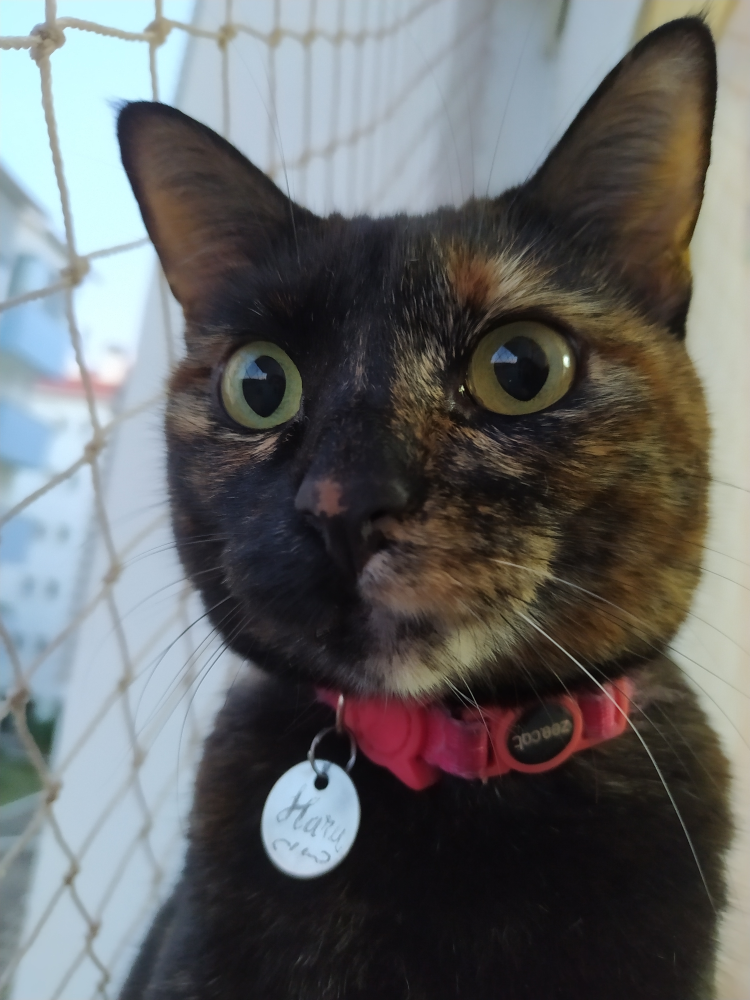
#> input picture Resources/Haru.jpg, 3000 x 4000 px, given in place of the camera (shown at 1/4 size)
$ python equalize.py
#> lines starting #> are read from the running program, lines starting #| are printed output that depends on the picture; after the words box and inside, x2 and y2 are one past the last pixel; in counts of white or black regions, pixels touching at a corner belong together
import cv2
import numpy as np


def main():
  nbins = 128
  histRange = [0, 255]

  cap = cv2.VideoCapture(0)

  if not cap.isOpened():
    print("camera indisponiveis")
    return

  cap.set(cv2.CAP_PROP_FRAME_WIDTH, 640)
  cap.set(cv2.CAP_PROP_FRAME_HEIGHT, 480)
  width = cap.get(cv2.CAP_PROP_FRAME_WIDTH)
  height = cap.get(cv2.CAP_PROP_FRAME_HEIGHT)

  print(f"largura = {width}")
  print(f"altura = {height}")

  histw = nbins
  histh = nbins // 2

  while(True):

    _, frame = cap.read()
#> frame is the input picture: shape (4000, 3000, 3); mean B, G, R 103, 102.7, 100.9
    frame = cv2.cvtColor(frame, cv2.COLOR_BGR2GRAY)
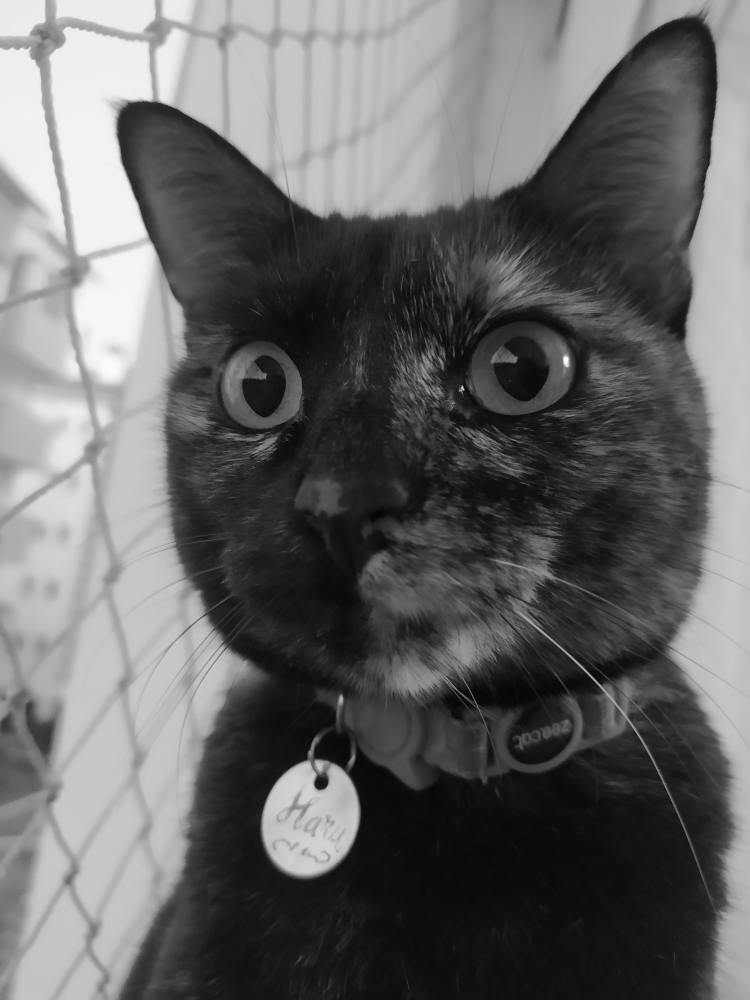
#> frame: shape (4000, 3000) (shown at 1/4 size); min 0, max 255, mean 102.2

    equalizedFrame = cv2.equalizeHist(frame)
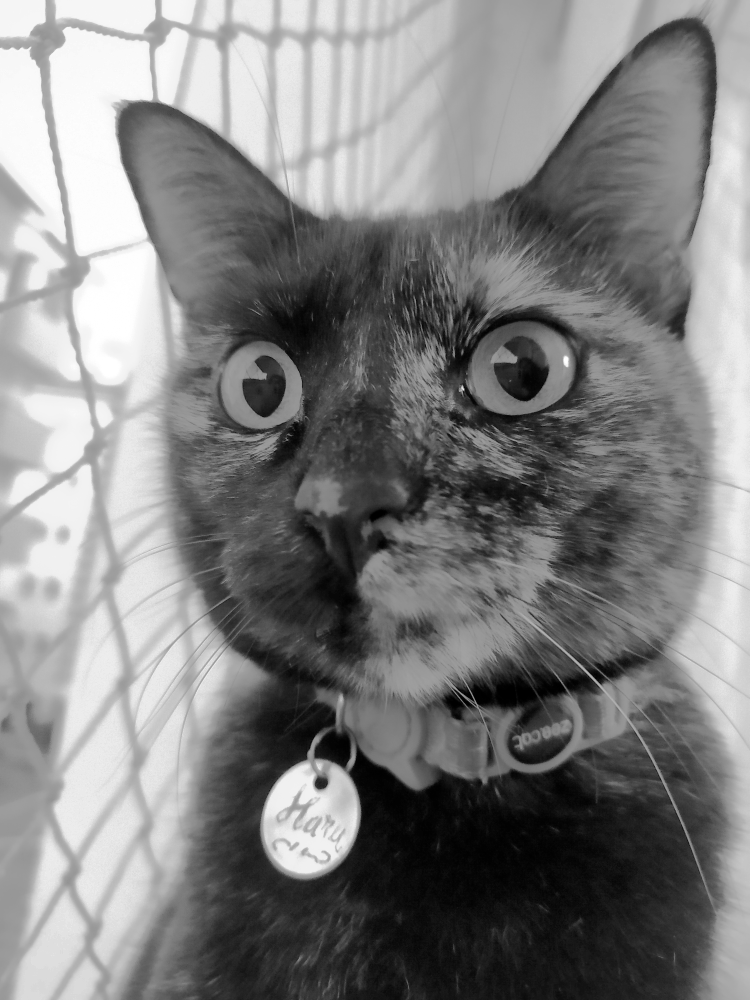
#> equalizedFrame: shape (4000, 3000) (shown at 1/4 size); min 0, max 255, mean 128.4

    equalizedHist = cv2.calcHist(equalizedFrame, [0], None, [nbins], histRange)
#> equalizedHist = 128 values, max 393 at index 123, min 0 at index 0, mean 23.44
    frameHist = cv2.calcHist(frame, [0], None, [nbins], histRange)
#> frameHist = 128 values, max 377 at index 118, min 0 at index 0, mean 23.44

    histImg = np.zeros((histh, histw), dtype="uint8")
    histFrame = np.zeros((histh, histw), dtype="uint8")

    cv2.normalize(equalizedHist, equalizedHist, 0,
                  histImg.shape[1], cv2.NORM_MINMAX, -1)
    cv2.normalize(frameHist, frameHist, 0,
                  histFrame.shape[1], cv2.NORM_MINMAX, -1)

    for i in range(nbins):
      cv2.line(histImg, (i, histh),
               (i, histh - round(equalizedHist[i][0])), [255], 1, 8, 0)
      cv2.line(histFrame, (i, histh),
               (i, histh - round(frameHist[i][0])), [255], 1, 8, 0)
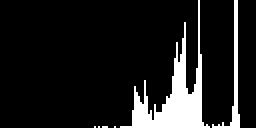
#> histFrame: shape (64, 128) (shown 2 times larger); 11.4% white; 6 white regions (4 under 20 px), largest, box (x1, y1, x2, y2) and area: (60, 0, 105, 64) 767, (106, 0, 120, 64) 162
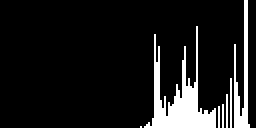
#> histImg: shape (64, 128) (shown 2 times larger); 10.9% white; 7 white regions (4 under 20 px), largest, box (x1, y1, x2, y2) and area: (72, 13, 108, 64) 600, (117, 0, 125, 64) 227, (115, 39, 116, 64) 25

    img = histImg.copy()
    imgFrame = histFrame.copy()

    cv2.rectangle(img, (0, 0), (nbins, histh), [0])
#> img: shape (64, 128); 10.9% white; 7 white regions (4 under 20 px), largest, box (x1, y1, x2, y2) and area: (72, 13, 108, 64) 600, (117, 1, 125, 64) 225, (115, 39, 116, 64) 25
    cv2.rectangle(imgFrame, (0, 0), (nbins, histh), [0])
#> imgFrame: shape (64, 128); 11.4% white; 6 white regions (4 under 20 px), largest, box (x1, y1, x2, y2) and area: (60, 1, 105, 64) 766, (106, 1, 120, 64) 160

    cv2.imshow('equalizedHist', img)
    cv2.imshow('equalized', equalizedFrame)

    cv2.imshow('frameHist', imgFrame)
    cv2.imshow('frame', frame)

    if cv2.waitKey(1) & 0xFF == ord('q'):
#> (key q is pressed here)
      break

  cv2.waitKey()


if __name__ == '__main__':
  main()

$ run again, on Resources/blend2.jpg
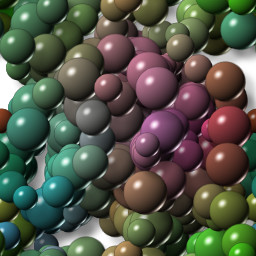
#> input picture Resources/blend2.jpg, 256 x 256 px, given in place of the camera
#> in main, frame is the input picture: shape (256, 256, 3); mean B, G, R 71.6, 86.1, 82.2
#> frame: shape (256, 256)
#> in main, `equalizedFrame = cv2.equalizeHist(frame)`:
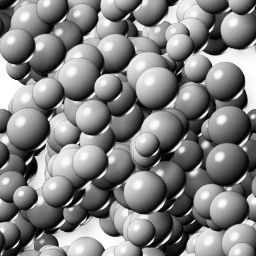
#> equalizedFrame: shape (256, 256); min 0, max 255, mean 128.3
#> equalizedHist = 128 values, max 10 at index 85, min 0 at index 2, mean 2
#> frameHist = 128 values, max 10 at index 45, min 0 at index 0, mean 2
#> img: shape (64, 128); 37.6% white; 25 white regions (3 under 20 px), largest, box (x1, y1, x2, y2) and area: (73, 1, 93, 64) 865, (98, 1, 108, 64) 432, (111, 1, 122, 64) 358
#> in main, `cv2.rectangle(imgFrame, (0, 0), (nbins, histh), [0])`:
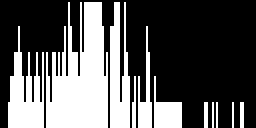
#> imgFrame: shape (64, 128) (shown 2 times larger); 34.9% white; 11 white regions (3 under 20 px), largest, box (x1, y1, x2, y2) and area: (23, 1, 54, 64) 1395, (4, 13, 22, 64) 513, (55, 1, 65, 64) 457
